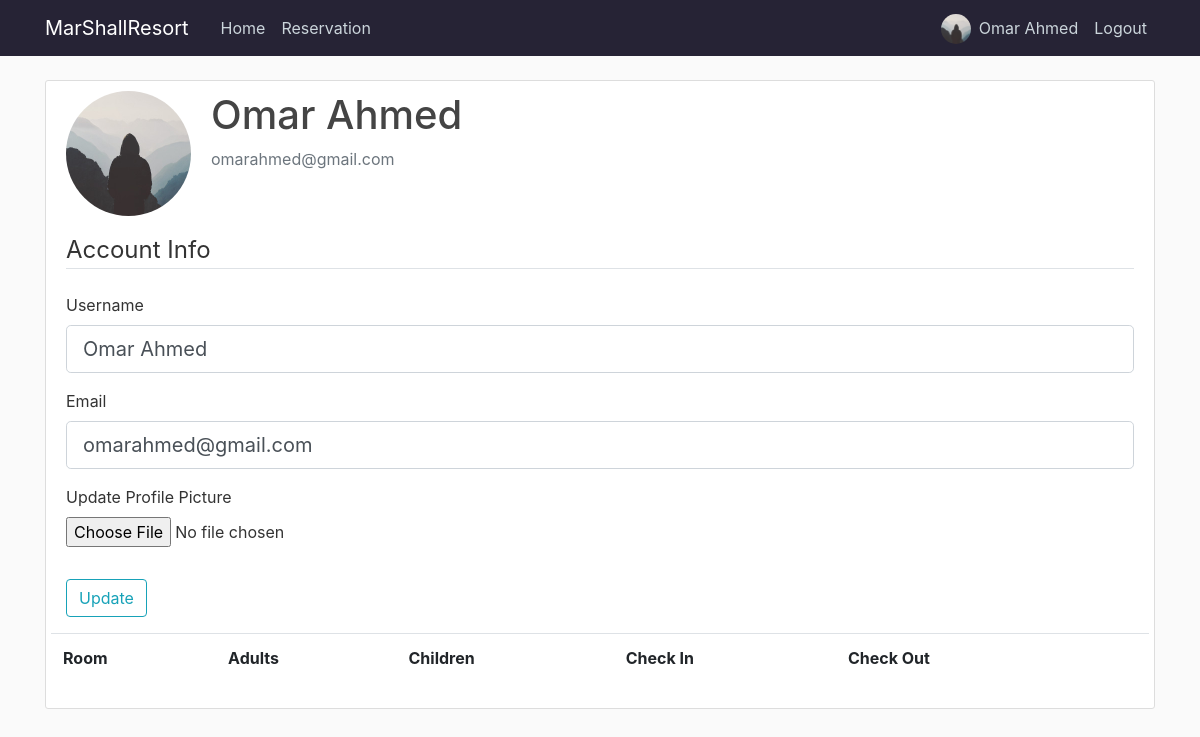
Page /account (signed in) on the committed database.
### app/models.py (models this page shows, shortened)
class User(db.Model, UserMixin):
    id = db.Column(db.Integer,primary_key=True)
    username = db.Column(db.String(20), unique=True, nullable=False)
    email = db.Column(db.String(120), unique=True, nullable=False)
    image_file = db.Column(db.String(20), nullable=False, default='default.jpg')
    password = db.Column(db.String(60), nullable=False)
    role = db.Column(db.String(50))
    reservations = db.relationship('Reservation', backref='user',lazy=True)

### app/routes.py (the view)
@app.route("/account", methods=['GET','POST'])
@login_required
def account():
    form = UpdateAccountForm()
    reservations = Reservation.query.filter_by(user_id = current_user.id)
    if form.validate_on_submit():
        if form.picture.data:
            picture_file = save_profile_picture(form.picture.data)
            current_user.image_file = picture_file
        current_user.username = form.username.data
        current_user.email = form.email.data
        db.session.commit()
        flash('Your account has been updated!', 'success')
        return redirect(url_for('account'))
    elif request.method == 'GET':
        form.username.data = current_user.username
        form.email.data = current_user.email
    image_file = url_for('static', filename='profile_pics/'+ current_user.image_file)
    return render_template('account.html',title='account', image_file=image_file, form=form, reservations=reservations)

### app/forms.py (shortened to what this page needs)
class UpdateAccountForm(FlaskForm):
    username = StringField('Username',
     validators=[DataRequired(), Length(min=2, max=20) ])
    email = StringField('Email', validators=[DataRequired(), Email()])
    picture = FileField('Update Profile Picture', validators=[FileAllowed(['jpg', 'png', 'jpeg', 'jfif'])])
    submit = SubmitField('Update')

### app/models.py (called while the page is built)
@login_manager.user_loader
def load_user(user_id):
    return User.query.get(int(user_id))

### app/templates/account.html (shortened to what this page needs)
{%extends "layout.html" %}
{%block content %}
<div class="content-section">
    <div class="media">
      <img class="rounded-circle account-img" src="{{ image_file }}">
      <div class="media-body">
        <h2 class="account-heading">{{ current_user.username }}</h2>
        <p class="text-secondary">{{ current_user.email }}</p>
      </div>
    </div>
        <form method="POST" action="" enctype="multipart/form-data">
            <fieldset class="form-group">
                <legend class="border-bottom mb-4">Account Info</legend>
                <div class="form-group">
                    {{ form.username.label(class="form-control-label") }}
                    {% if form.username.errors %}
                    {{ form.username(class="form-control form-control-lg is-invalid") }}
                    <div class="invalid-feedback">
                        {% for error in form.username.errors %}
                        <span>{{error}}</span>
                        {% endfor %}
                    </div>
                    {% else %}
                    {{ form.username(class="form-control form-control-lg") }}
                    {% endif %}
                </div>
                <div class="form-group">
                        {{ form.email.label(class="form-control-label") }}
                        {% if form.email.errors %}
                        {{ form.email(class="form-control form-control-lg is-invalid") }}
                        <div class="invalid-feedback">
                            {% for error in form.email.errors %}
                            <span>{{error}}</span>
                            {% endfor %}
                        </div>
                        {% else %}
                        {{ form.email(class="form-control form-control-lg") }}
                        {% endif %}
                </div>
                <div class="form-group">
                    {{ form.picture.label() }}
                    {{ form.picture(class="form-control-file") }}
                </div>
            </fieldset>
            <div class="form-group">
                    {{ form.submit(class="btn btn-outline-info") }}
            </div>
        </form>
        <div class='row'>
            <table class="table col-md-12">
              <tr>
                  <th>
                      Room
                  </th>
                  <th>
                      Adults
                  </th>
                  <th>
                      Children
                </th>
                  <th>
                      Check In
                  </th>
                  <th>
                      Check Out
                  </th>
                  <th></th>
              </tr>
            </table>
            </div>
  </div>
{% endblock content %}

### app/templates/layout.html (shortened to what this page needs)
<!DOCTYPE html>
<html lang="en">
<head>
    <link rel="stylesheet" href="https://stackpath.bootstrapcdn.com/bootstrap/4.3.1/css/bootstrap.min.css">
    <link type="text/css" rel="stylesheet" href=" {{url_for('static', filename='main.css')}} " />
</head>
<body>
        <header class="site-header">
                <nav class="navbar navbar-expand-md navbar-dark bg-steel fixed-top">
                    <div class="container">
                    <a class="navbar-brand mr-4" href="{{url_for('home')}}">MarShallResort</a>
                    <div class="collapse navbar-collapse" id="navbarToggle">
                        <div class="navbar-nav mr-auto">
                        <a class="nav-item nav-link" href="{{url_for('home')}}">Home</a>
                        <a class="nav-item nav-link" href="{{url_for('reservation')}}">Reservation</a>
                        </div>
                        <div class="navbar-nav">
                            {% if current_user.is_authenticated %}
                            <div style='margin-right: 0vh;' class='row'>
                                <a href="{{url_for('account')}}" class='prof-img-a'><img style="margin:20% 2% 0 0; height: 30px; width:30px;" class="rounded-circle" src="{{ url_for('static', filename='profile_pics/' + current_user.image_file) }}"></a>
                                <a class="nav-item nav-link" href="{{url_for('account')}}">{{current_user.username}}</a>
                            </div>
                                <a class="nav-item nav-link" href="{{url_for('logout')}}">Logout</a>
                            {% else %}
                                <a class="nav-item nav-link" href="{{url_for('login')}}">Login</a>
                                <a class="nav-item nav-link" href="{{url_for('register')}}">Register</a>
                            {% endif %}
                        </div>
                    </div>
                    </div>
                </nav>
                </header>
                        <main role="main" class="container">
                                <div class="row">
                                    <div class="col-md-12">
                                    {% block content %}{% endblock %}
                                    </div>
</body>
</html>

### app/static/main.css (style rules this page uses)
body { background: #fafafa; color: #333333; margin-top: 5rem; }
h1, h2, h3, h4, h5, h6 { color: #444444; }
.bg-steel { background-color: #262335; }
.site-header .navbar-nav .nav-link { color: #cbd5db; }
.content-section { background: #ffffff; padding: 10px 20px; border: 1px solid #dddddd; border-radius: 3px; margin-bottom: 20px; }
.account-img { height: 125px; width: 125px; margin-right: 20px; margin-bottom: 16px; }
.account-heading { font-size: 2.5rem; }

### rows in the picture
User: image_file (placeholder picture), username "Omar Ahmed", email "omarahmed@gmail.com"
